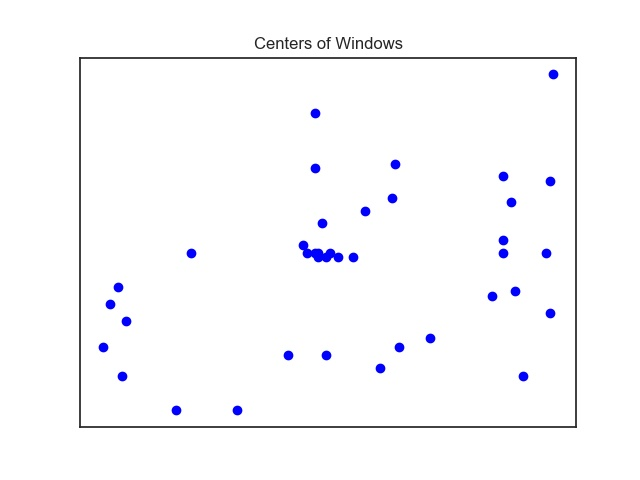

Source code (Python):
import matplotlib.pyplot as plt
import os

labels_folder = "labels/"

WIDTH = 128
HEIGHT = 96

xs, ys = [], []

counts = {}
x = 0
for folder in os.listdir(labels_folder):
    if folder != '.DS_Store':
        for filename in os.listdir(f"{labels_folder}{folder}"):
            x += 1
            max_imgs = 0
            x_best = []
            y_best = []
            if filename.endswith("YOLO"):
                for _file in os.listdir(f"{labels_folder}{folder}/{filename}"):
                    with open(f"{labels_folder}{folder}/{filename}/{_file}") as f:
                        num_lines = 0
                        x_temps = []
                        y_temps = []
                        for line in f:
                            num_lines += 1
                            line = line.split()
                            label, rest = int(line[0]), line[1:]
                            xcenter, ycenter, w, h = map(float, rest)
                            # lines.append([int((xcenter-w/2)*WIDTH), int((ycenter-h/2)*HEIGHT), int((xcenter+w/2)*WIDTH), int((ycenter-h/2)*HEIGHT)])
                            x_temps.append(int(xcenter*WIDTH))
                            y_temps.append(int(ycenter*HEIGHT))
                        if num_lines > max_imgs:
                            max_imgs = num_lines
                            x_best = x_temps.copy()
                            y_best = y_temps.copy()
            xs += x_best
            ys += y_best
            if max_imgs in counts:
                counts[max_imgs] += 1
            else:
                counts[max_imgs] = 1

print(counts)
plt.style.use('seaborn-white')
plt.scatter(xs, ys, c='b')

ax = plt.gca()
ax.axes.xaxis.set_visible(False)
ax.axes.yaxis.set_visible(False)

plt.title("Centers of Windows")
plt.savefig('locations.jpg')